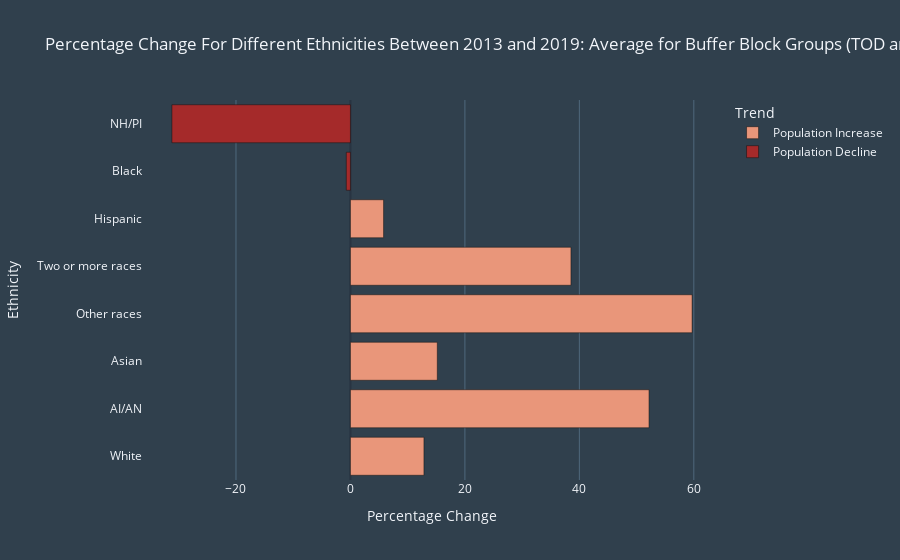

Notebook code for this chart:
### Code cell
buffer_blockabsolute["Trend"] = np.where(buffer_blockabsolute["Change"]<0, 'Population Decline','Population Increase')
fig = px.bar(buffer_blockabsolute, 
             y=buffer_blockabsolute['Ethnicity'], 
             x=buffer_blockabsolute['Change'],
             title="Percentage Change For Different Ethnicities Between 2013 and 2019: Average for Buffer Block Groups (TOD and non-TOD)",
             orientation='h',
             color=buffer_blockabsolute['Trend'],
             color_discrete_sequence=["#e9967a","#a52a2a"],
             labels={'Ethnicity':'Ethnicity',
                    'Change':'Percentage Change'}
            )
fig.layout.template = 'custom_dark'

fig.write_html('htmls/buffer_block_average_percentage.html')
fig.show()
# brown

### Figure 1 — Plotly figure (JSON) as saved in the notebook; plotly's stock layout.template omitted (floating-point values rounded to 4 significant figures)
{"data": [{"alignmentgroup": "True", "hovertemplate": "Trend=Population Increase<br>Percentage Change=%{x}<br>Ethnicity=%{y}<extra></extra>", "legendgroup": "Population Increase", "marker": {"color": "#e9967a", "pattern": {"shape": ""}}, "name": "Population Increase", "offsetgroup": "Population Increase", "orientation": "h", "showlegend": true, "textposition": "auto", "type": "bar", "x": [12.84, 52.17, 15.18, 59.7, 38.53, 5.79], "xaxis": "x", "y": ["White", "AI/AN", "Asian", "Other races", "Two or more races", "Hispanic"], "yaxis": "y"}, {"alignmentgroup": "True", "hovertemplate": "Trend=Population Decline<br>Percentage Change=%{x}<br>Ethnicity=%{y}<extra></extra>", "legendgroup": "Population Decline", "marker": {"color": "#a52a2a", "pattern": {"shape": ""}}, "name": "Population Decline", "offsetgroup": "Population Decline", "orientation": "h", "showlegend": true, "textposition": "auto", "type": "bar", "x": [-0.7208, -31.2], "xaxis": "x", "y": ["Black", "NH/PI"], "yaxis": "y"}], "layout": {"autosize": true, "barmode": "relative", "legend": {"title": {"text": "Trend"}, "tracegroupgap": 0}, "title": {"text": "Percentage Change For Different Ethnicities Between 2013 and 2019: Average for Buffer Block Groups (TOD and non-TOD)"}, "xaxis": {"anchor": "y", "autorange": true, "domain": [0, 1], "range": [-36.24, 64.75], "title": {"text": "Percentage Change"}, "type": "linear"}, "yaxis": {"anchor": "x", "autorange": true, "domain": [0, 1], "range": [-0.5, 7.5], "title": {"text": "Ethnicity"}, "type": "category"}}}
